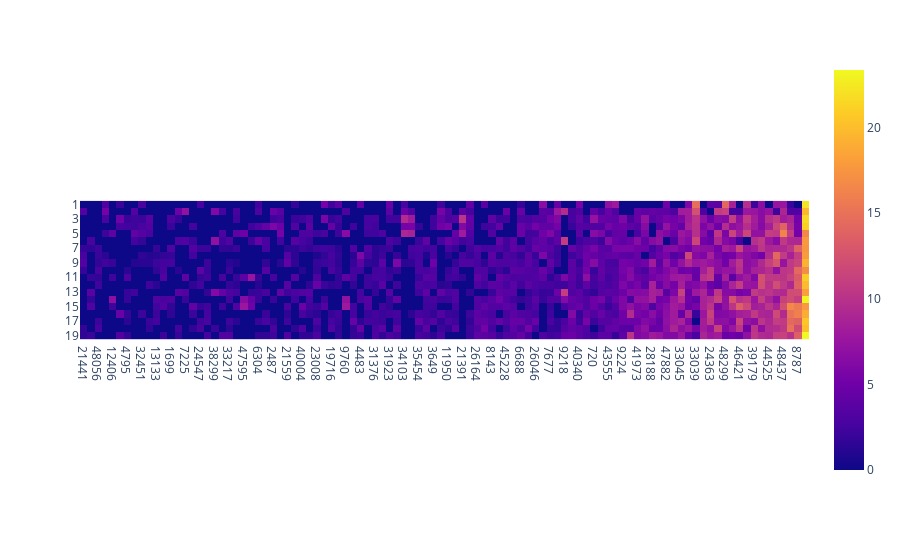

Notebook code for this chart:
### Code cell
px.imshow([x[-n_last:] for x in heatmap], x=[str(x) for x in [all_features[i] for i in idx]][-n_last:], y=[str(x) for x in range(1, 20)])

### Figure 1 — Plotly figure (JSON) as saved in the notebook; plotly's stock layout.template omitted (floating-point values rounded to 4 significant figures; data arrays with more than 128 entries replaced by an {"elided": "..."} marker saying what was removed)
{"data": [{"coloraxis": "coloraxis", "hovertemplate": "x: %{x}<br>y: %{y}<br>color: %{z}<extra></extra>", "name": "0", "type": "heatmap", "x": ["21441", "48585", "48056", "41370", "12406", "616", "4795", "18278", "32451", "31355", "13133", "16861", "1699", "19486", "7225", "38291", "24547", "47387", "38299", "15865", "33217", "38009", "47595", "23420", "6304", "38972", "2487", "39349", "21559", "9014", "40004", "34669", "23008", "11810", "19716", "46699", "9760", "254", "4483", "18449", "31376", "13590", "31923", "10500", "34103", "45302", "35454", "17895", "3649", "39222", "11950", "26861", "21391", "8023", "26164", "5076", "8143", "3761", "45228", "36662", "6688", "14786", "26046", "11831", "7677", "34138", "9218", "16422", "40340", "45352", "720", "43484", "43555", "39233", "9224", "28517", "41973", "35202", "28188", "14166", "47882", "19597", "33045", "5405", "33039", "24549", "24363", "46370", "48299", "22038", "46421", "46849", "39179", "33953", "44525", "14577", "48437", "33278", "8787", "1065"], "xaxis": "x", "y": ["1", "2", "3", "4", "5", "6", "7", "8", "9", "10", "11", "12", "13", "14", "15", "16", "17", "18", "19"], "yaxis": "y", "z": {"elided": "19x100 float values"}}], "layout": {"coloraxis": {"colorscale": [[0, "#0d0887"], [0.1111, "#46039f"], [0.2222, "#7201a8"], [0.3333, "#9c179e"], [0.4444, "#bd3786"], [0.5556, "#d8576b"], [0.6667, "#ed7953"], [0.7778, "#fb9f3a"], [0.8889, "#fdca26"], [1, "#f0f921"]]}, "margin": {"t": 60}, "xaxis": {"anchor": "y", "constrain": "domain", "domain": [0, 1], "scaleanchor": "y"}, "yaxis": {"anchor": "x", "autorange": "reversed", "constrain": "domain", "domain": [0, 1]}}}
